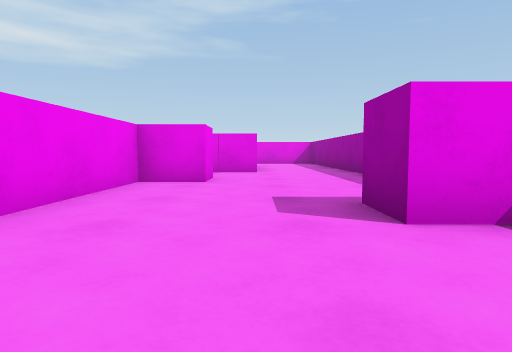
view 1 (above)

19 first-person views from a walk through a 3-D level made in the Unity game engine. The camera is 0.51 m above the floor, tilts 4° down and sees 75° across. The floor is counted in squares, 1 m on a side. Each view is taken from the middle of a square. On the plan, view 1 faces up. The plan holds only what a view shows up to about 9 squares ahead; the rest is blank. The player character is not drawn.

view 2
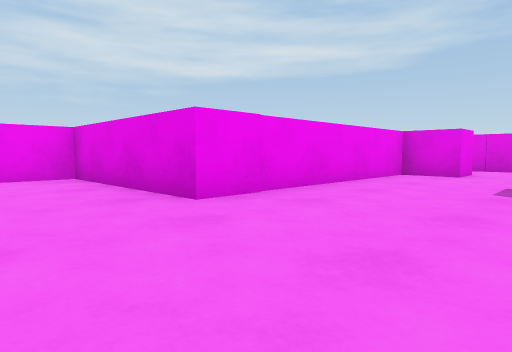

view 3
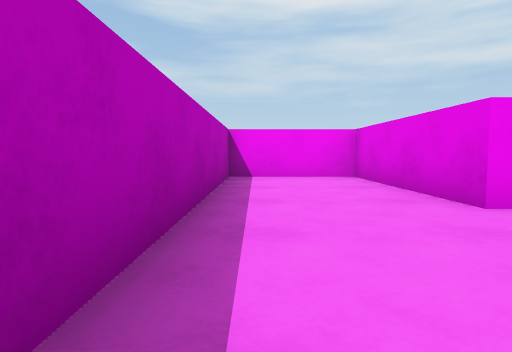

view 4
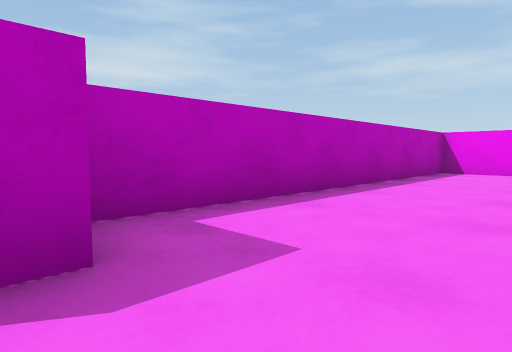

view 5
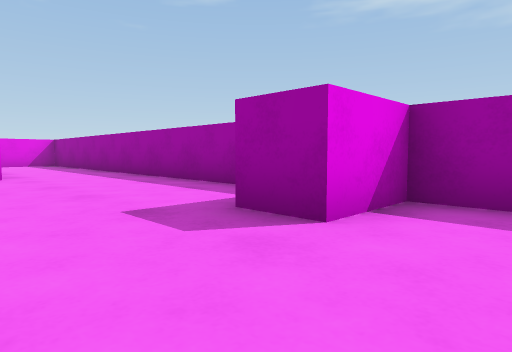

view 6
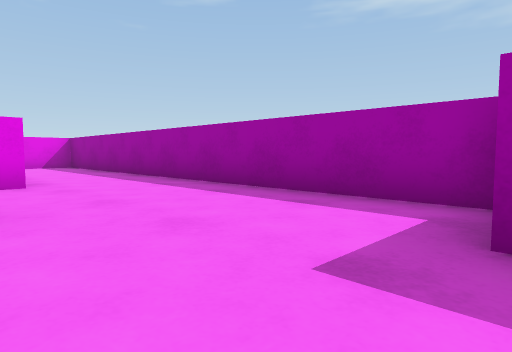

view 7
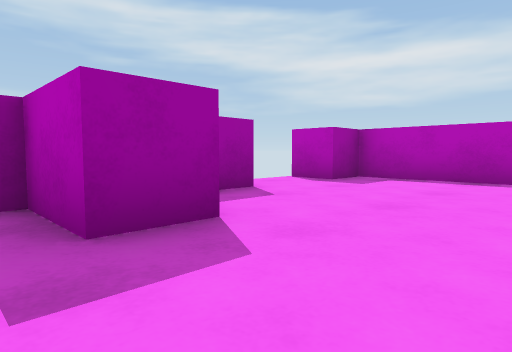

view 8
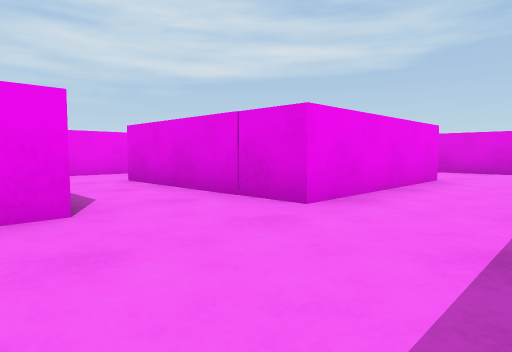

view 9
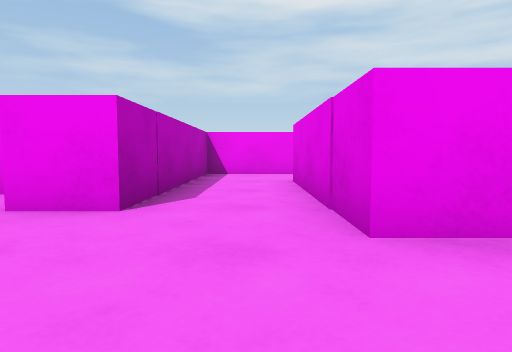

view 10
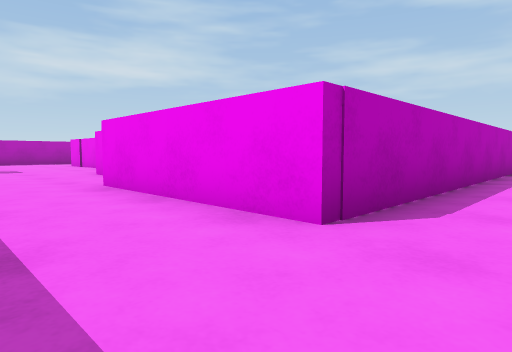

view 11
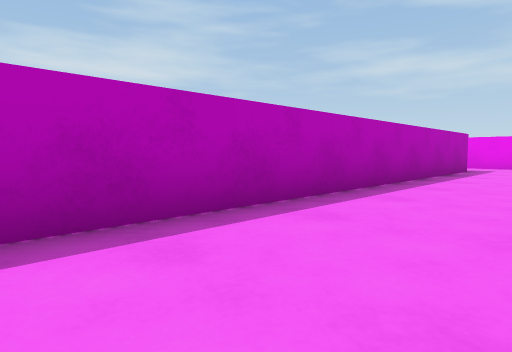

view 12
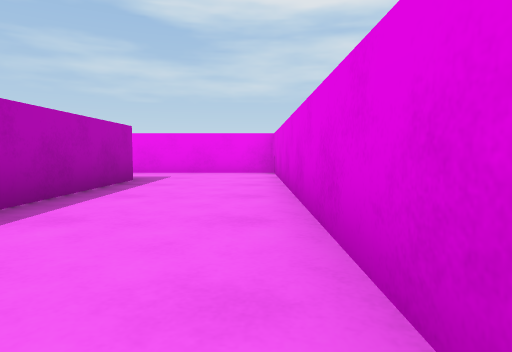

view 13
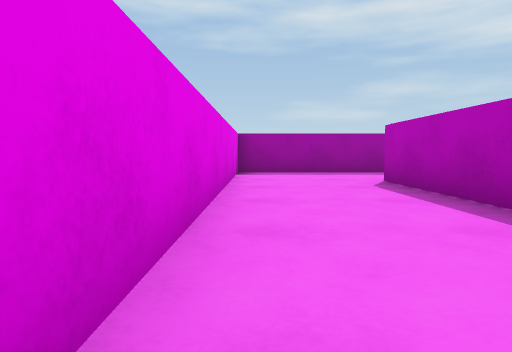

view 14
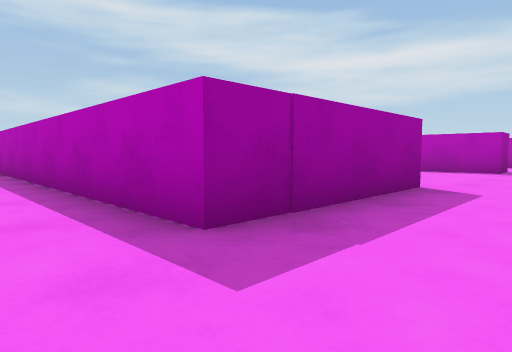

view 15
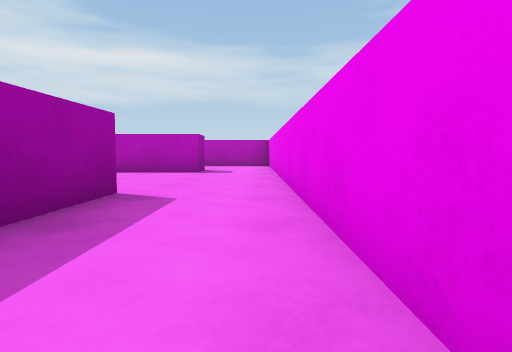

view 16
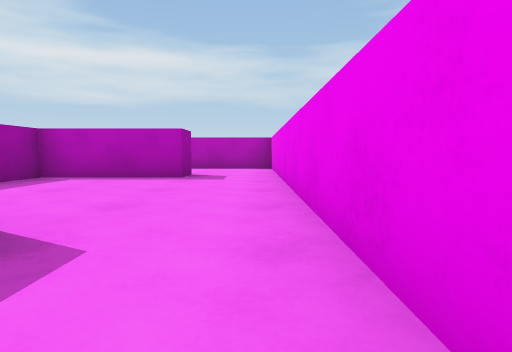

view 17
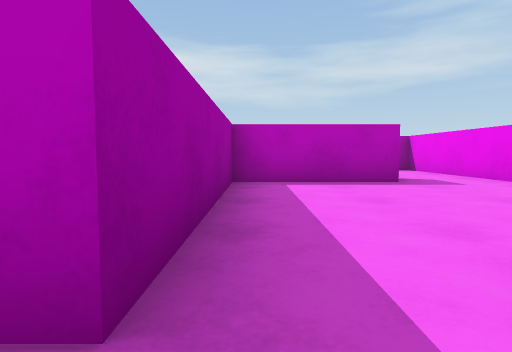

view 18
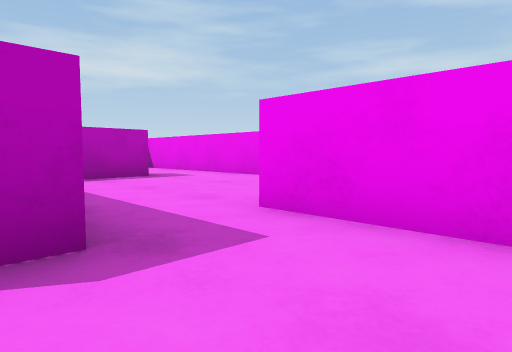

view 19
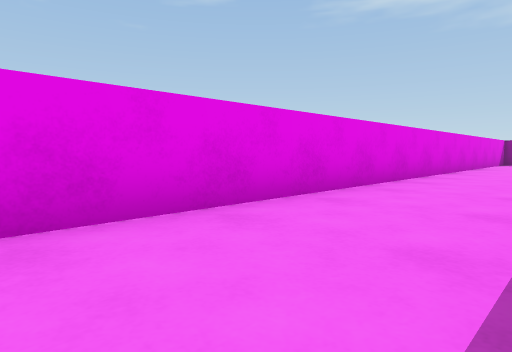

### Floor plan
Ten units are one square. View 1 is at (0, 0); x grows to the right and y downward. Boxes are objects, and circles mark ways between rooms. Rooms are numbered by the first view taken in them; rooms with no view inside come last. Other rooms are left out.
<svg viewBox="-160 -160 200 191">
<path fill="none" stroke="#000" d="M26 -4 26 -76M-20 -68 -20 -1 -60 -1 -60 26 25 26M0 -87 -15 -87M-132 -88 -132 -127 0 -127 0 -87M22 -155 -155 -155 -155 -24M-135 -31 -135 -42 -106 -42 -106 -91M26 -76 26 -155M-106 -91 -101 -91M-122 -108 -122 -88M-60 -84 -60 -68 -20 -68M-15 -87 -40 -87"/>
<rect x="-15" y="-75" width="10" height="20" fill="#bbb"><title>block</title></rect>
<rect x="5" y="-35" width="20" height="10" fill="#bbb"><title>block</title></rect>
<rect x="25" y="15" width="10" height="10" fill="#bbb"><title>block</title></rect>
<circle cx="15" cy="-80" r="3" fill="#2a7"/>
<circle cx="-25" cy="-80" r="3" fill="#2a7"/>
<circle cx="-110" cy="-90" r="3" fill="#2a7"/>
<text x="0" y="-20">1</text>
<text x="-80" y="-130">2</text>
<text x="-110" y="-100">3</text>
<text x="-40" y="-80">4</text>
</svg>
Room 1 opens to room 2. Room 1 opens to room 4. Room 2 opens to room 3.

Where each view was taken, in squares from view 1:
view 1: 0 up, 0 right, facing up
view 2: 2 down, 1 right, facing up-left
view 3: 2 down, 1 right, facing left
view 4: 0 up, 3 right, facing down-left
view 5: 1 up, 1 left, facing up-right
view 6: 3 up, 1 left, facing up-right
view 7: 4 up, 1 left, facing down-right
view 8: 6 up, 2 right, facing up-left
view 9: 8 up, 2 right, facing left
view 10: 14 up, 2 right, facing down-left
view 11: 15 up, 3 left, facing down-left
view 12: 15 up, 7 left, facing left
view 13: 15 up, 6 left, facing right
view 14: 14 up, 15 left, facing down-right
view 15: 13 up, 15 left, facing down
view 16: 11 up, 15 left, facing down
view 17: 10 up, 11 left, facing down
view 18: 11 up, 10 left, facing down-left
view 19: 13 up, 14 left, facing up-right
